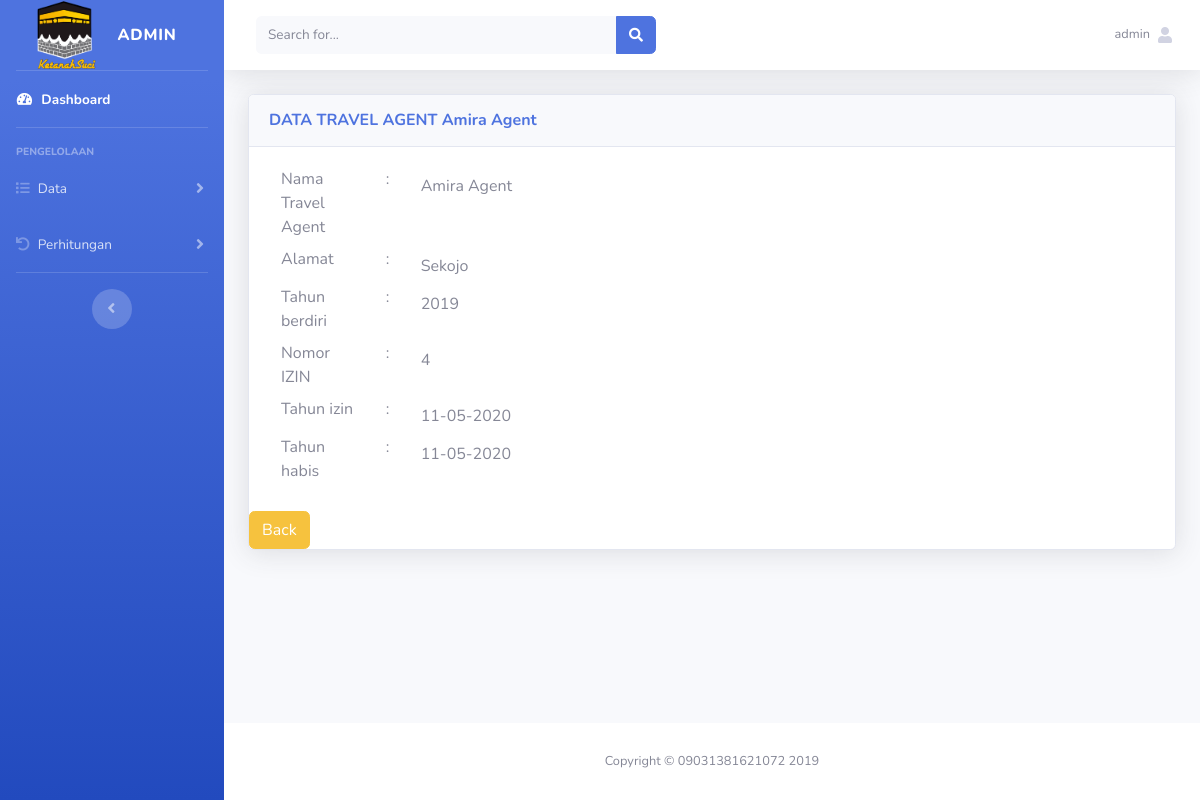
The page /index.php?url=detail_travel_agent&id=T2 (signed in) on the database its author committed.
### tables this page shows
CREATE TABLE `tbl_agent_travel` (
  `id` int(11) NOT NULL,
  `travel_id` varchar(50) NOT NULL,
  `nama` varchar(50) NOT NULL,
  `alamat` varchar(300) NOT NULL,
  `thn_berdiri` year(4) NOT NULL,
  `thn_izin` year(4) NOT NULL,
  `thn_habis` year(4) NOT NULL,
  `nomor_izin` varchar(50) NOT NULL,
  `punya_izin` enum('IYA','TIDAK') NOT NULL,
  `lokasi` varchar(300) NOT NULL,
  `No_HP` varchar(50) NOT NULL,
  `deskripsi` text NOT NULL,
  `status` varchar(50) NOT NULL
);

### config/routes.php (called while the page is built, shortened)
<?php
$req = [];
$include = [];
if(isset($_GET['url'])){
	switch ($_GET['url']) {
		case 'detail_travel_agent':
			$include[]='halaman/admin/detail.php';
		break;
	}
}else{
	$req[]='config/koneksi.php';
	$req[]='config/pengguna/load_data.php';
	$include[] ='pengguna_dashboard.php';
}
?>

### halaman/admin/detail.php (the view)
<?php
$koneksi = mysqli_connect('localhost','root','','db_spk_tugasakhir(1)') or die(mysqli_error());
	$id = $_GET['id'];
	$sqlagent = "SELECT * FROM `tbl_agent_travel` WHERE `travel_id` ='$id'";
	$datablm = mysqli_query($koneksi,$sqlagent);
	$data = mysqli_fetch_assoc($datablm);
?>
<div class="container-fluid col-xl-12 col-xs-12">
 <div class="card shadow mb-4">
 <div class="card-header py-3">
     <h6 class="m-0 font-weight-bold text-primary"> DATA TRAVEL AGENT <?php echo $data['nama']?></h6>
 </div>
 <div class="card-body">
    <div class="row col-lg-6">
        <div class="col-lg-3">
            <label for="">Nama Travel Agent</label>
        </div>
        <div class="col-lg-1">
            :
        </div>
        <div class="col-lg-7">
        <label for="" class="col-form-label"><?php echo $data['nama'];?></label>
        </div>
    </div>
    <div class="row col-lg-6">
        <div class="col-lg-3">
            <label for="">Alamat</label>
        </div>
        <div class="col-lg-1">
            :
        </div>
        <div class="col-lg-7">
       <label for="" class="col-form-label"><?php echo $data['alamat'];?></label>
        </div>
    </div>
    <div class="row col-lg-6">
        <div class="col-lg-3">
            <label for="">Tahun berdiri</label>
        </div>
        <div class="col-lg-1">
            :
        </div>
        <div class="col-lg-7">
		<label for="" class="col-form-label"><?php echo $data['thn_berdiri'];?></label>
        </div>
    </div>
    <div class="row col-lg-6">
        <div class="col-lg-3">
            <label for="">Nomor IZIN</label>
        </div>
        <div class="col-lg-1">
            :
        </div>
        <div class="col-lg-7">
		<label for="" class="col-form-label"><?php echo $data['nomor_izin'];?></label>
        </div>
	</div>
	<div class="row col-lg-6">
        <div class="col-lg-3">
            <label for="">Tahun izin</label>
        </div>
        <div class="col-lg-1">
            :
        </div>
        <div class="col-lg-7">
		<label for="" class="col-form-label"><?php echo date('d-m-Y', strtotime($data['thn_izin']));?></label>
        </div>
	</div>
	<div class="row col-lg-6">
        <div class="col-lg-3">
            <label for="">Tahun habis</label>
        </div>
        <div class="col-lg-1">
            :
        </div>
        <div class="col-lg-7">
		<label for="" class="col-form-label"><?php echo date('d-m-Y', strtotime($data['thn_habis']));?></label>
        </div>
	</div>
</div>
<a href="index.php?url=data_agent_travel" > <button class="btn btn-warning" >Back</button></a>
</div>
</div>
</div>

### index.php (shortened to what this page needs)
<?php
include 'config/routes.php';
if($_SESSION['level'] == 'admin'){
	   include 'halaman/admin_header.php';
	   } else if ($_SESSION['level'] == 'agent'){
	  include 'halaman/agent_travel_header.php';
	   }
foreach ($include as $key => $value) {
	require_once $value;
}
if($_SESSION['level'] == 'pengguna'){
	include 'halaman/footer_pengguna.php';
}else if($_SESSION['level'] == 'member'){
	include 'halaman/footer_pengguna.php';
}
else{
	include 'halaman/footer.php';
}
?>

### rows shown on the page
tbl_agent_travel: nama "Amira Agent", alamat "Sekojo", thn_berdiri "2019", nomor_izin "4", thn_izin "11-05-2020", thn_habis "11-05-2020"

### other values the page prints
$_SESSION['username'] "admin"
